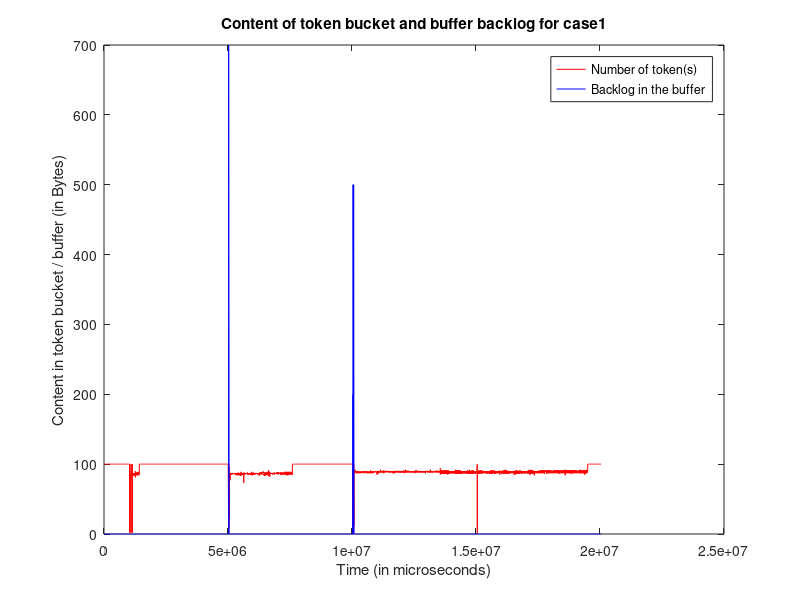

MATLAB code for this plot:
clc; clear all;

[time_p2, packetsize_p2, bufferSize, noToken] = textread('bucket_n1small.txt', '%f %f %f %f');
i=1;
time2(i)=0;
%buffer(i)=bufferSize(i);
%noToken(i)=noToken(i);
i=2;
while i<=length(packetsize_p2)
    time2(i)=time2(i-1)+time_p2(i);
    %buffer(i)=bufferSize(i);
    %noToken(i)=noToken(i);
    i=i+1;
end




plot(time2,noToken,'r',time2,bufferSize,'b');
title('Content of token bucket and buffer backlog for case1');
xlabel('Time (in microseconds)');
ylabel('Content in token bucket / buffer (in Bytes)');
%xlim([0,2.1e6]);
%legend 
legend('Number of token(s)','Backlog in the buffer');